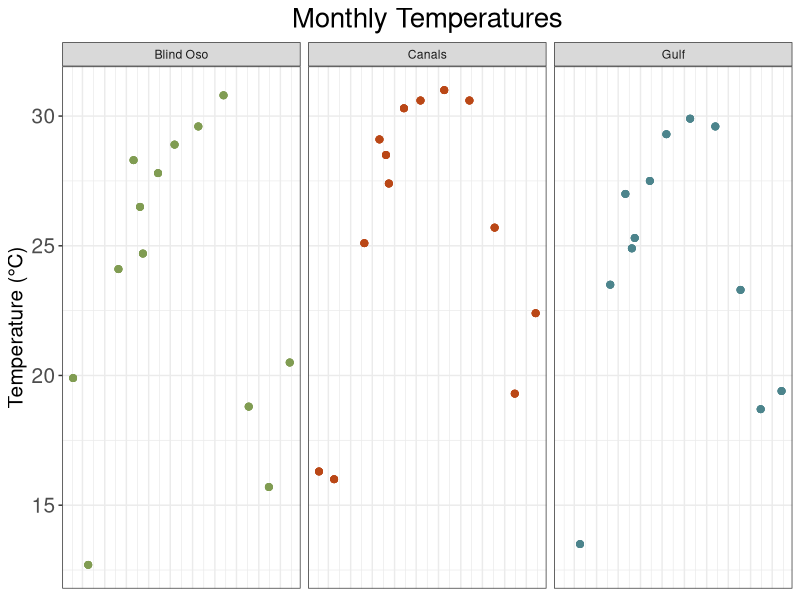
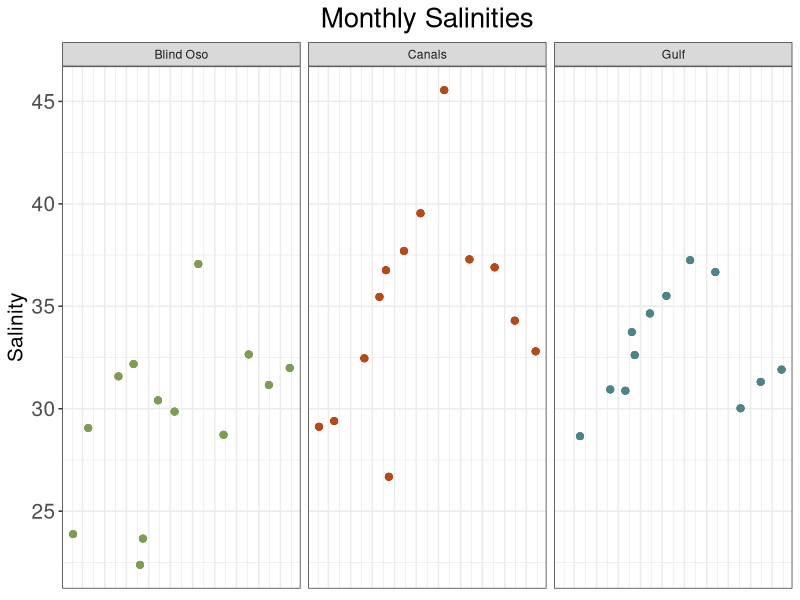
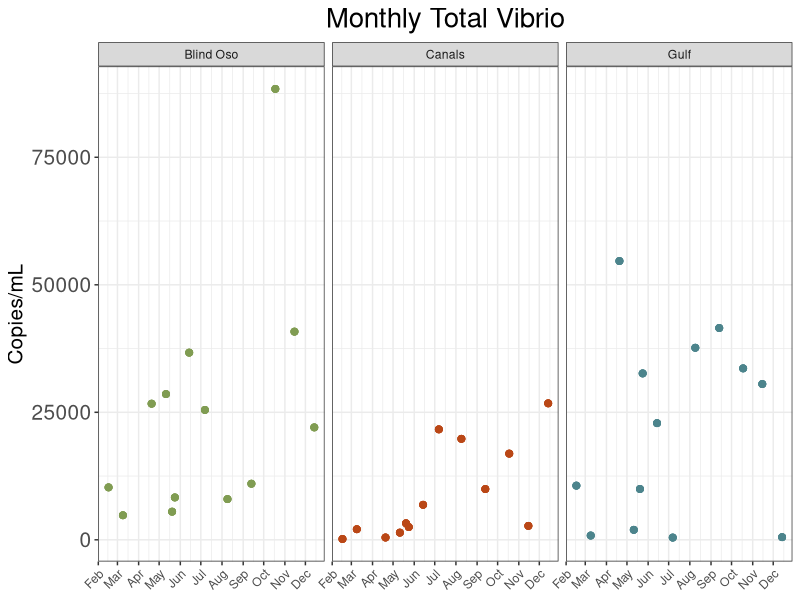
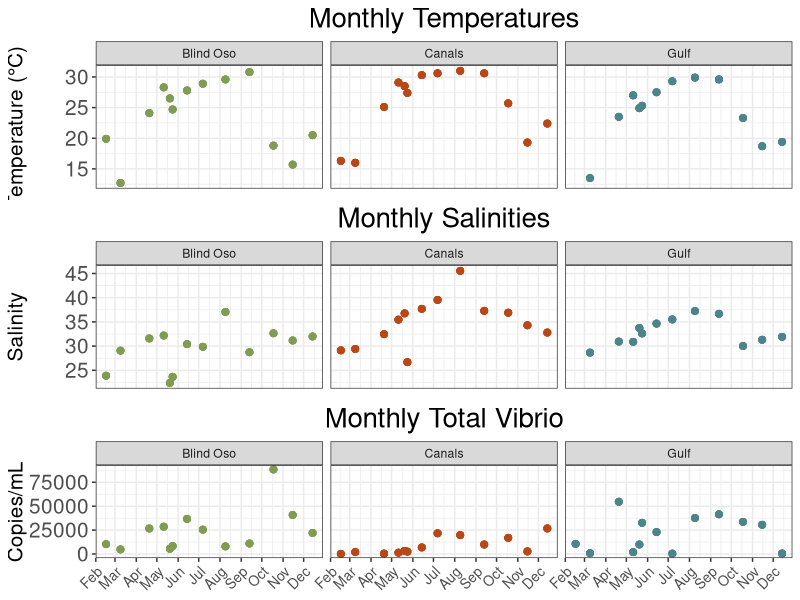
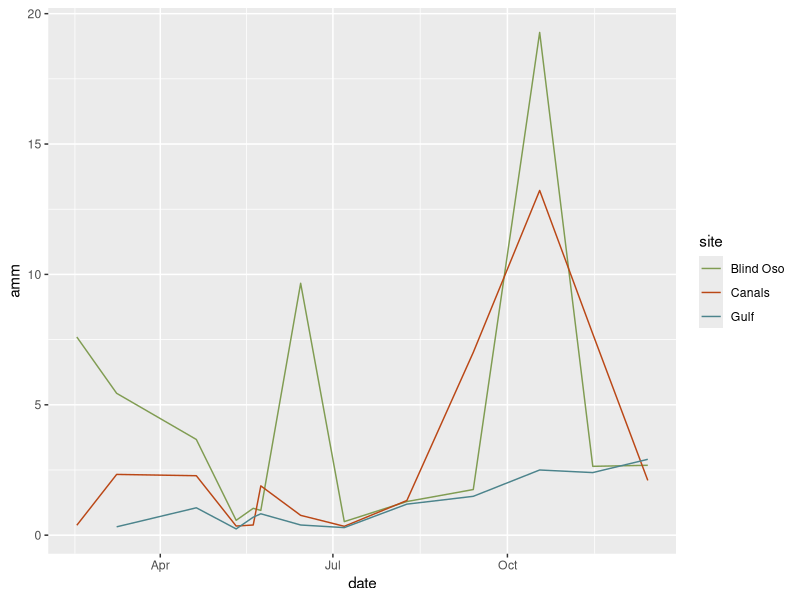
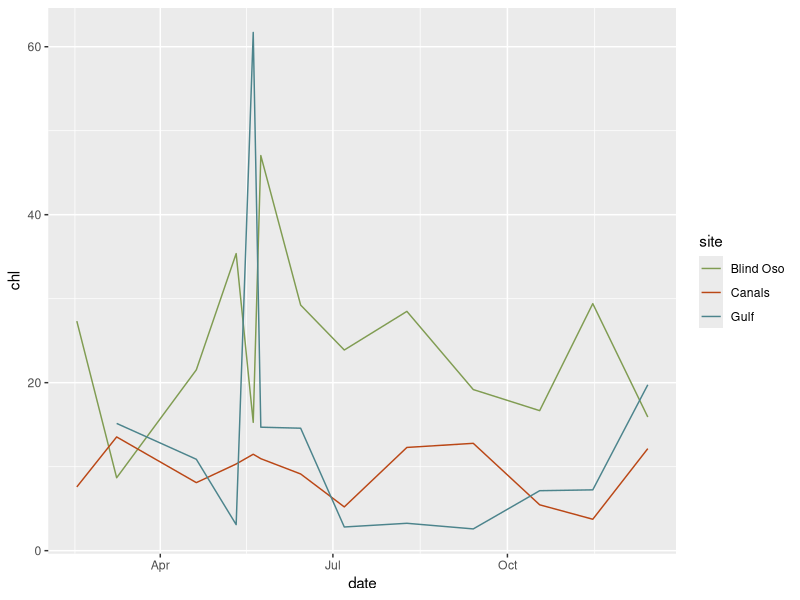
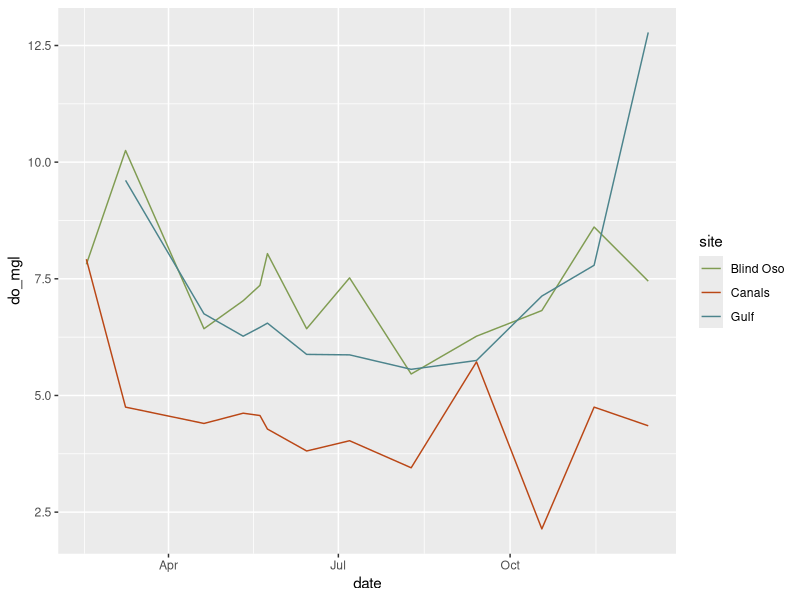
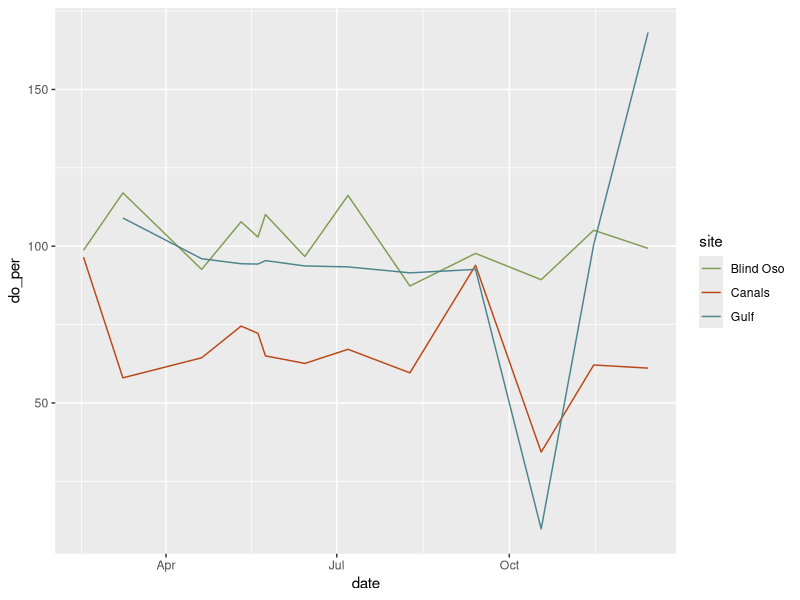

Write the R code that produced these figures, in order.
## ---- chunk 1
library(tidyverse)
library(here)
library(ggpubr)
library(lubridate)
library(kableExtra) #Tables
## ---- chunk 2
d1<- read_csv(here("data", "processed_data", "tx_master.csv"))
## ---- chunk 3
daily<- d1 %>%
  filter(Type %in% "Daily")

monthly<- d1 %>% 
  mutate(Type = case_when(d1$date == "2022-07-07"  ~ "Monthly", #This makes 7-7-22 a monthly value for July
                          d1$Type == "Monthly" ~ "Monthly")) %>%
  filter(Type %in% "Monthly") 
## ---- chunk 4
temp2<- monthly %>% ggplot() + geom_point(
  aes(
    x = date,
    y = temp,
    color = site,
    group = date),
  size = 2)+
  theme_bw()+
  facet_wrap(~site)+
  labs(
    x = "Date",
    y = "Temperature (°C)",
    title = "Monthly Temperatures",
    color = "Site")+
  theme(
    plot.title= element_text(hjust = 0.5, size = 20),
    axis.title.x = element_blank(),
    axis.ticks.x = element_blank(),
    axis.text.x = element_blank(),
    axis.text.y = element_text(size = 15),
    axis.title.y = element_text(size = 15),
    legend.position = "none",
    legend.background = element_rect(colour = 'black', fill = 'white', linetype='solid')) + #Moves legend onto plot 
    scale_color_manual(values = c("Blind Oso" = "#809C52",
                                "Canals" = "#ba4716",
                                "Gulf" = "#4c848c"))+
   scale_x_date(date_breaks="1 month", date_labels="%b")


temp2
  
## ---- chunk 5
sal2<- monthly %>% ggplot() + geom_point(
  aes(
    x = date,
    y = sal,
    color = site,
    group = date),
  size = 2)+
  facet_wrap(~site)+
  theme_bw()+
  labs(
    y = "Salinity",
    title = "Monthly Salinities",
    color = "Site")+
     scale_x_date(date_breaks="1 month", date_labels="%b")+
  theme(
    plot.title= element_text(hjust = 0.5, size = 20),
    axis.title.x = element_blank(),
    axis.title.y = element_text(size = 15),
    axis.text.x = element_blank(),
    axis.ticks.x = element_blank(),
    axis.text.y = element_text(size = 15),
   # axis.ticks.x = element_blank(),
    legend.position = "none")+
    scale_color_manual(values = c("Blind Oso" = "#809C52",
                                "Canals" = "#ba4716",
                                "Gulf" = "#4c848c"))


sal2
## ---- chunk 6
fig3 <- monthly %>%
  ggplot()+geom_point(
  aes(x = date,
      y = copies_mL,
      color = site,
      group = date),
  size = 2)+
  facet_wrap(~site)+
  theme_bw()+
  labs(
    x = "Date",
    y = "Copies/mL",
    title = "Monthly Total Vibrio") +
  theme(
    plot.title = element_text(hjust = 0.5, size = 20),  #center title
    axis.title.x = element_blank(),
    axis.text.x = element_text(hjust = 1, angle = 45),
    axis.title.y = element_text(size = 15),
    axis.text.y = element_text(size = 15),
    legend.position = "none")+ #Removes legend
 scale_x_date(date_breaks="1 month", date_labels="%b")+

scale_color_manual(values = c("Blind Oso" = "#809C52",
                              "Canals" = "#ba4716",
                              "Gulf" = "#4c848c"))
fig3
## ---- chunk 7
figp<- ggarrange(temp2,sal2, fig3 + font("x.text", size = 10), ncol = 1, nrow = 3,align = "v")

figp
## ---- chunk 8
amm<- monthly %>%
  ggplot() + geom_line(
    aes(
      x = date,
      y = amm,
    color = site))+
    scale_color_manual(values = c("Blind Oso" = "#809C52",
                                "Canals" = "#ba4716",
                                "Gulf" = "#4c848c"))
amm
## ---- chunk 9
chl<- monthly %>%
  ggplot() + geom_line(
    aes(
      x = date,
      y = chl,
    color = site))+
    scale_color_manual(values = c("Blind Oso" = "#809C52",
                                "Canals" = "#ba4716",
                                "Gulf" = "#4c848c"))
chl
## ---- chunk 10
do_mgl<- monthly %>%
  ggplot() + geom_line(
    aes(
      x = date,
      y = do_mgl,
    color = site))+
    scale_color_manual(values = c("Blind Oso" = "#809C52",
                                "Canals" = "#ba4716",
                                "Gulf" = "#4c848c"))
do_mgl
## ---- chunk 11
do_per<- monthly %>%
  ggplot() + geom_line(
    aes(
      x = date,
      y = do_per,
    color = site))+
    scale_color_manual(values = c("Blind Oso" = "#809C52",
                                "Canals" = "#ba4716",
                                "Gulf" = "#4c848c"))
do_per
## ---- chunk 12
ph<- monthly %>%
  ggplot() + geom_line(
    aes(
      x = date,
      y = pH,
    color = site))+
    scale_color_manual(values = c("Blind Oso" = "#809C52",
                                "Canals" = "#ba4716",
                                "Gulf" = "#4c848c"))
ph
## ---- chunk 13
secchi<- monthly %>%
  ggplot() + geom_line(
    aes(
      x = date,
      y = secchi,
    color = site))+
    scale_color_manual(values = c("Blind Oso" = "#809C52",
                                "Canals" = "#ba4716",
                                "Gulf" = "#4c848c"))

secchi
## ---- chunk 14
nn<- monthly %>%
  ggplot() + geom_line(
    aes(
      x = date,
      y = nn,
    color = site))+
    scale_color_manual(values = c("Blind Oso" = "#809C52",
                                "Canals" = "#ba4716",
                                "Gulf" = "#4c848c")) +
  theme_bw() +
  labs(x = "Month",
       y = "N+N (µM)", 
       title = "Nitrate + Nitrite")

nn
## ---- chunk 15
orthop<- monthly %>%
  ggplot() + geom_line(
    aes(
      x = date,
      y = orthop,
    color = site))+
    scale_color_manual(values = c("Blind Oso" = "#809C52",
                                "Canals" = "#ba4716",
                                "Gulf" = "#4c848c"))+
  theme_bw() +
  labs(x = "Month",
       y = "Orthophosphate (µM)",
       title = "Orthophosphate")
orthop
## ---- chunk 16
sil<- monthly %>%
  ggplot() + geom_line(
    aes(
      x = date,
      y = sil,
    color = site))+
    scale_color_manual(values = c("Blind Oso" = "#809C52",
                                "Canals" = "#ba4716",
                                "Gulf" = "#4c848c"))

sil
## ---- chunk 17
din<- monthly %>%
  ggplot() + geom_line(
    aes(
      x = date,
      y = din,
    color = site))+
    scale_color_manual(values = c("Blind Oso" = "#809C52",
                                "Canals" = "#ba4716",
                                "Gulf" = "#4c848c"))
din
## ---- chunk 18
din_dip<- monthly %>%
  ggplot() + geom_line(
    aes(
      x = date,
      y = din_dip,
    color = site))+
    scale_color_manual(values = c("Blind Oso" = "#809C52",
                                "Canals" = "#ba4716",
                                "Gulf" = "#4c848c"))

din_dip
## ---- chunk 19
tdn<- monthly %>%
  ggplot() + geom_line(
    aes(
      x = date,
      y = tdn,
    color = site))+
    scale_color_manual(values = c("Blind Oso" = "#809C52",
                                "Canals" = "#ba4716",
                                "Gulf" = "#4c848c"))

tdn
## ---- chunk 20
don<- monthly %>%
  ggplot() + geom_line(
    aes(
      x = date,
      y = don,
    color = site))+
    scale_color_manual(values = c("Blind Oso" = "#809C52",
                                "Canals" = "#ba4716",
                                "Gulf" = "#4c848c"))
don
## ---- chunk 21
doc<- monthly %>%
  ggplot() + geom_line(
    aes(
      x = date,
      y = doc,
    color = site))+
    scale_color_manual(values = c("Blind Oso" = "#809C52",
                                "Canals" = "#ba4716",
                                "Gulf" = "#4c848c"))
doc
## ---- chunk 22
toc<- monthly %>%
  ggplot() + geom_line(
    aes(
      x = date,
      y = toc,
    color = site))+
  scale_x_date(date_breaks = "1 month", date_labels = "%b")+
    scale_color_manual(values = c("Blind Oso" = "#809C52",
                                "Canals" = "#ba4716",
                                "Gulf" = "#4c848c"))
toc
## ---- chunk 23
tn<- monthly %>%
  ggplot() + geom_line(
    aes(
      x = date,
      y = tn,
    color = site))+
    scale_color_manual(values = c("Blind Oso" = "#809C52",
                                "Canals" = "#ba4716",
                                "Gulf" = "#4c848c"))
tn
## ---- chunk 24
avg<- 
  monthly %>%
  filter(!date == as.Date('2022-05-24') & !date == as.Date('2022-05-20'),#Gets ride of extra dates in May
         hr_cst %in% "01") 

b_avg<-
  avg %>%
  filter(site %in% "Blind Oso") 
b_avg<- 
  b_avg %>%
  rbind(b_avg, sapply(b_avg, function(x) if(is.numeric(x)) mean(x, na.rm = TRUE) else "")) %>% #Adds a new row with average
  select(6,9:26) #Select columns of interest


c_avg<-
  avg %>%
  filter(site %in% "Canals")
c_avg<-
  c_avg %>%
  rbind(c_avg, sapply(c_avg, function(x) if(is.numeric(x)) mean(x, na.rm = TRUE) else "")) %>%
  select(6,9:26)

r_avg<-
  avg %>%
  filter(site %in% "Gulf")
r_avg<-
  r_avg %>%
  rbind(r_avg, sapply(r_avg, function(x) if(is.numeric(x)) mean(x, na.rm = TRUE) else "")) %>%
  select(6,9:26)
## ---- chunk 25
b_nn<- b_avg$nn[89] 
b_orthop<- b_avg$orthop[89]

c_nn<- c_avg$nn[89]
c_orthop<- c_avg$orthop[89]

r_nn<- r_avg$nn[89]
r_orthop<- r_avg$orthop[89]

#DF
average_df<- 
  tibble(Site  = c("Blind Oso", "Canals", "Gulf"),
             NN = c(b_nn, c_nn, r_nn),
             OrthoP = c(b_orthop, c_orthop, r_orthop))
kable(average_df)
